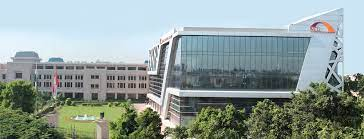
#> input picture ncu.jpg, 364 x 139 px
$ jupyter execute --allow-errors lab1.ipynb
#> lines starting #> are read from the running program, lines starting #| are printed output that depends on the picture
[cell 1]
from PIL import Image, ImageFilter

[cell 2]
img = Image.open('ncu.jpg')
#> img is the input picture: PIL image 364x139 RGB; mean R, G, B 143.8, 158.1, 154.4
img.show()

[cell 3]
print(img.size)
#| (364, 139)
print(img.mode)
#| RGB
print(img.format)
#| JPEG

[cell 4]
#rotate image
img = img.rotate(90)
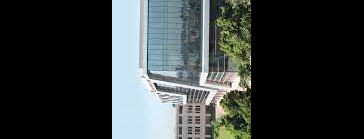
#> img: PIL image 364x139 RGB; mean R, G, B 54.5, 59.7, 59.1
img.show()

[cell 5]
#blur image
img = img.filter(ImageFilter.BLUR)
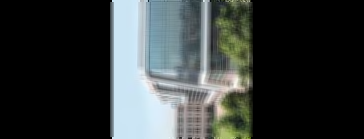
#> img: PIL image 364x139 RGB; mean R, G, B 54.5, 59.7, 59.1
img.show()

[cell 6]
#convert image to green scale
img = img.convert('L')
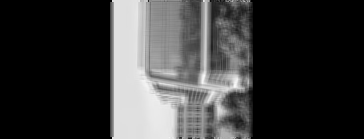
#> img: PIL image 364x139 L; min 0, max 248, mean 58
img.show()

[cell 7]
import numpy as np
#convert image to numpy array
imgar = np.array(img)
print(imgar)
#> (printed output is left out)
print(imgar.shape)
#| (139, 364)

#> (a cell that did not finish here is left out)

[cell 9]
imgar[:, :]

[cell 10]
height, width = img.size
#> height = 364; width = 139
image_data=img.load()
#> (the rest of this cell did not finish here and is left out)

[cell 11]
img.save('changed.jpeg')

[cell 12]
shapes=Image.open('shapes.png')
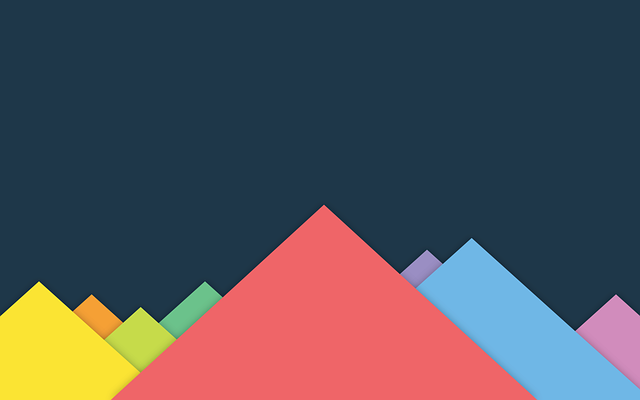
#> input picture shapes.png, 640 x 400 px
#> shapes is the input picture: PIL image 640x400 RGB; mean R, G, B 83.7, 81.5, 88.4
shapes.show()
imgar1=np.array(shapes)
print(imgar1.shape)
#| (400, 640, 3)
imgar1[:,:,0]=0
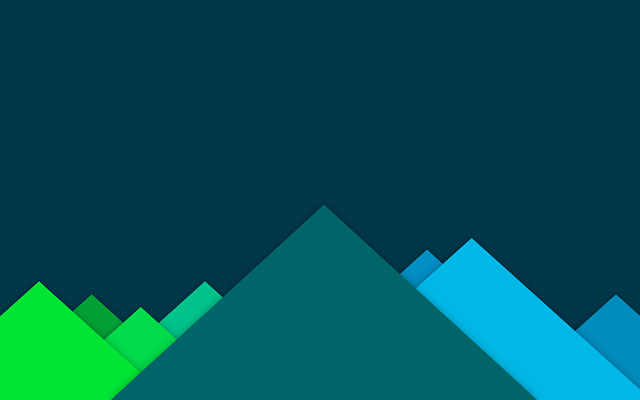
#> imgar1: shape (400, 640, 3); mean R, G, B 0, 81.5, 88.4
imgar1[:,:,2]=0
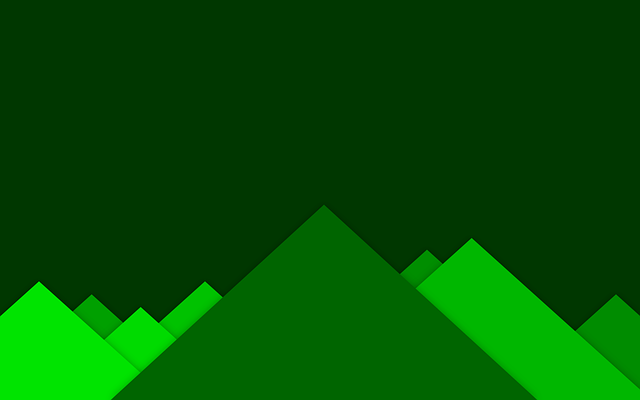
#> imgar1: shape (400, 640, 3); mean R, G, B 0, 81.5, 0
imgreen=Image.fromarray(imgar1)
imgreen.show()

[cell 13]
scaled=imgreen.resize((int(imgreen.size[0]/2),int(imgreen.size[1]/2)))
scaled.show()

[cell 14]
rota=scaled.rotate(90)
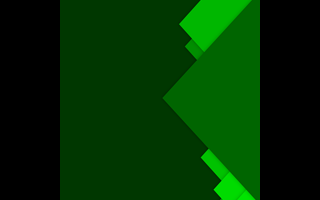
#> rota: PIL image 320x200 RGB; mean R, G, B 0, 48.3, 0
rota.show()
